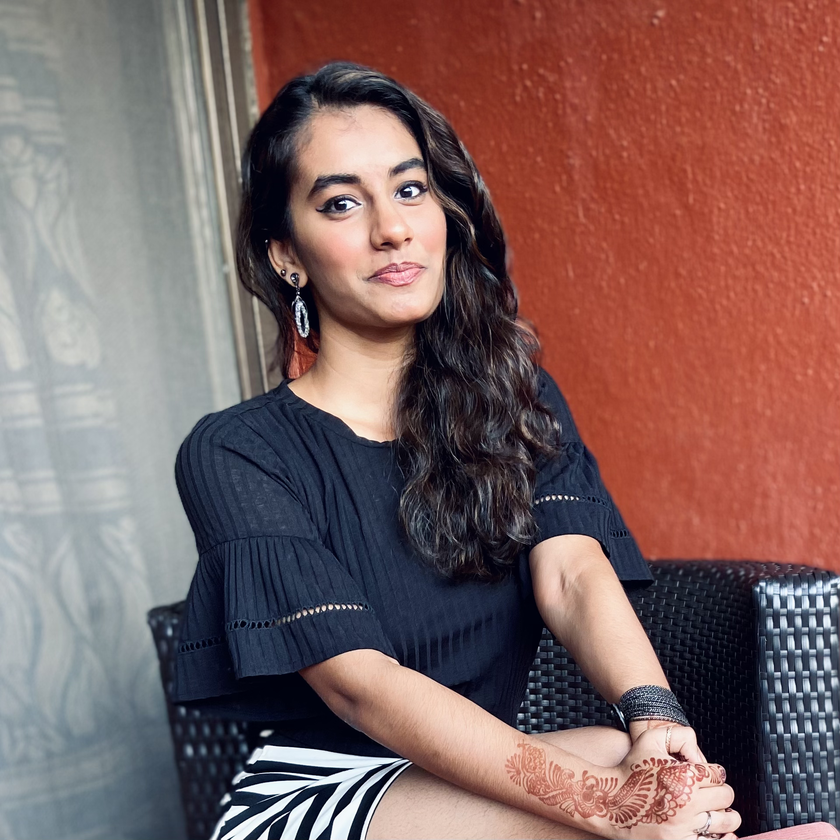
#> input picture Sample Picture Used - AK.png, 840 x 840 px, shrunk from 1918 x 1918 before the run, given in place of the camera
$ python 'Real Time Canny Detection.py'
#> lines starting #> are read from the running program, lines starting #| are printed output that depends on the picture; after the words box and inside, x2 and y2 are one past the last pixel; in counts of white or black regions, pixels touching at a corner belong together
import numpy as np
import cv2
import numpy as np

cap = cv2.VideoCapture(0)

while(1):
    ret, frame = cap.read()
#> frame is the input picture: shape (840, 840, 3); mean B, G, R 96.6, 98.3, 126.6
    hsv = cv2.cvtColor(frame, cv2.COLOR_BGR2HSV)
#> hsv: shape (840, 840, 3); mean H, S, V 62, 101.9, 135.5

    lower_red = np.array([30,150,50])
    upper_red = np.array([255,255,180])

    mask = cv2.inRange(hsv, lower_red, upper_red)
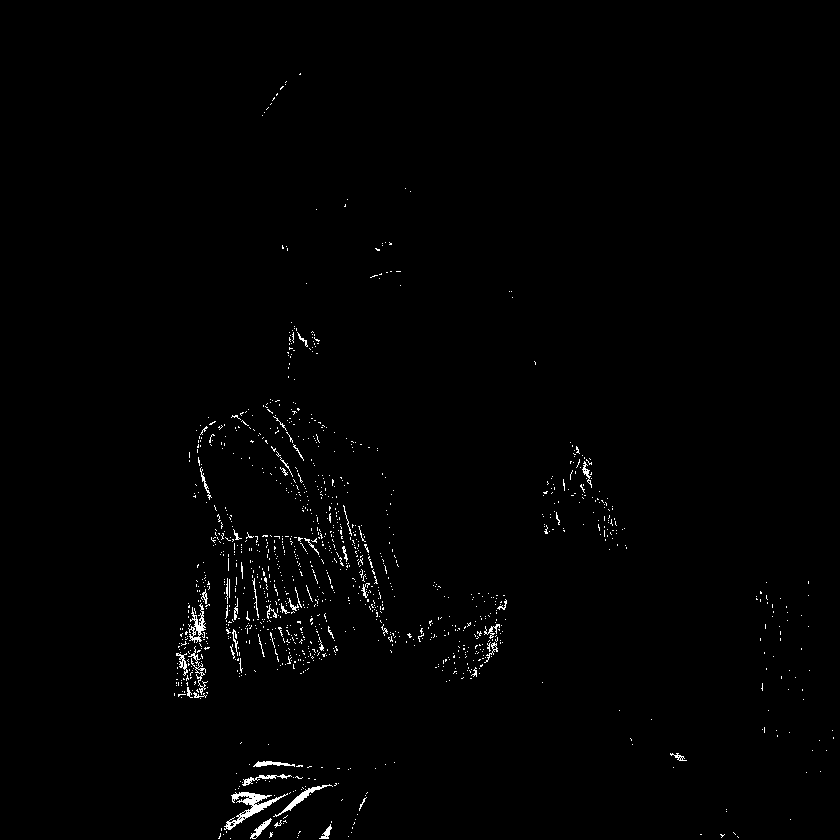
#> mask: shape (840, 840); 0.93% white in thin lines or dots, all inside (x1, y1, x2, y2) = (174, 73, 834, 839)
    res = cv2.bitwise_and(frame,frame, mask= mask)
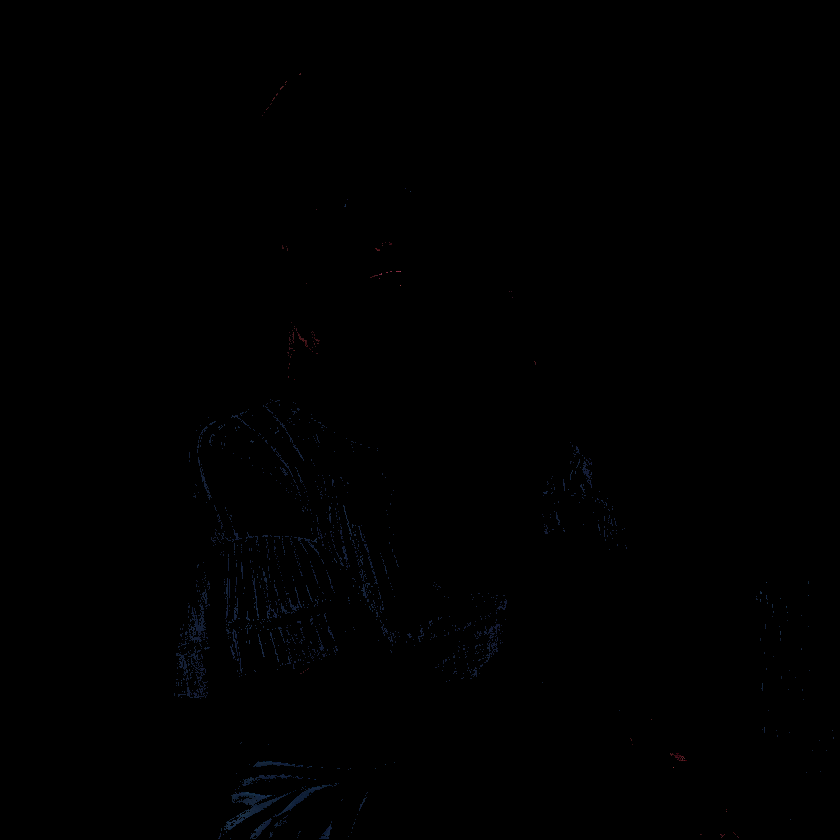
#> res: shape (840, 840, 3); mean B, G, R 0.5, 0.3, 0.2

    cv2.imshow('Original',frame)
    edges = cv2.Canny(frame,100,200)
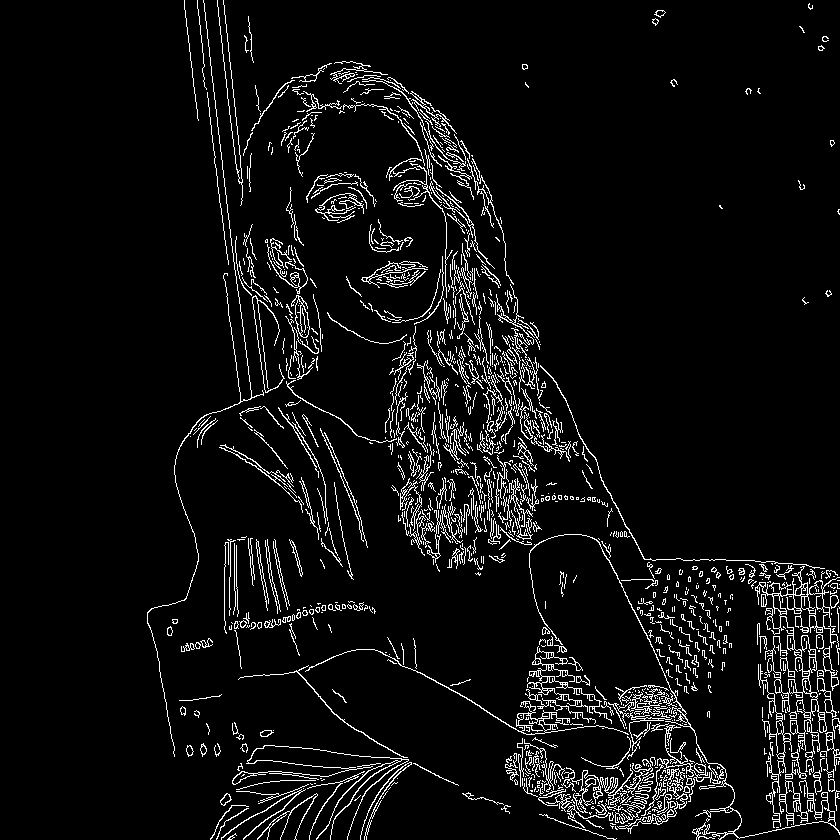
#> edges: shape (840, 840); 5.7% white in thin lines or dots, all inside (x1, y1, x2, y2) = (147, 0, 840, 840)
    cv2.imshow('Edges',edges)

    k = cv2.waitKey(5) & 0xFF
#> (key Esc is pressed here)
    if k == 27:
        break

cap.release()
cv2.destroyAllWindows()
